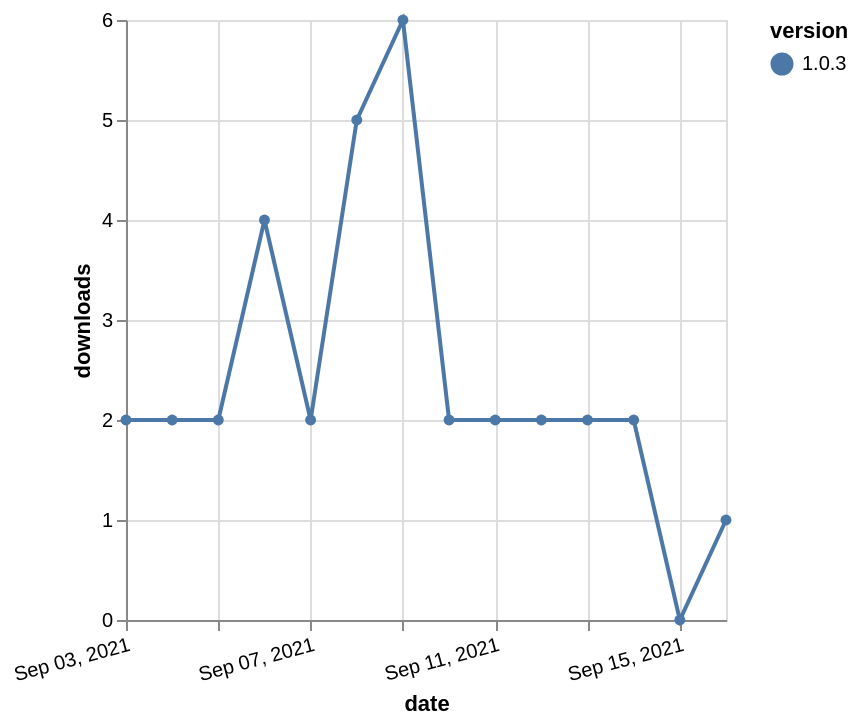

Write a Vega-Lite specification for this figure.
### Vega-Lite specification from a JSON file in a GitHub repository (floating-point values rounded to 4 significant figures)
{"$schema": "https://vega.github.io/schema/vega-lite/v5.json", "description": "A simple bar chart with embedded data.", "data": {"values": [{"date": "2021-09-03", "total": 2889, "delta": 2, "version": "1.0.3"}, {"date": "2021-09-04", "total": 2891, "delta": 2, "version": "1.0.3"}, {"date": "2021-09-05", "total": 2893, "delta": 2, "version": "1.0.3"}, {"date": "2021-09-06", "total": 2897, "delta": 4, "version": "1.0.3"}, {"date": "2021-09-07", "total": 2899, "delta": 2, "version": "1.0.3"}, {"date": "2021-09-08", "total": 2904, "delta": 5, "version": "1.0.3"}, {"date": "2021-09-09", "total": 2910, "delta": 6, "version": "1.0.3"}, {"date": "2021-09-10", "total": 2912, "delta": 2, "version": "1.0.3"}, {"date": "2021-09-11", "total": 2914, "delta": 2, "version": "1.0.3"}, {"date": "2021-09-12", "total": 2916, "delta": 2, "version": "1.0.3"}, {"date": "2021-09-13", "total": 2918, "delta": 2, "version": "1.0.3"}, {"date": "2021-09-14", "total": 2920, "delta": 2, "version": "1.0.3"}, {"date": "2021-09-15", "total": 2920, "delta": 0, "version": "1.0.3"}, {"date": "2021-09-16", "total": 2921, "delta": 1, "version": "1.0.3"}]}, "width": "container", "mark": {"type": "line", "point": {"filled": true}}, "encoding": {"x": {"field": "date", "type": "temporal", "timeUnit": "yearmonthdate", "title": "date", "axis": {"labelAngle": -15}}, "y": {"field": "delta", "type": "quantitative", "title": "downloads"}, "color": {"field": "version", "type": "nominal"}, "tooltip": {"field": "delta"}}}
